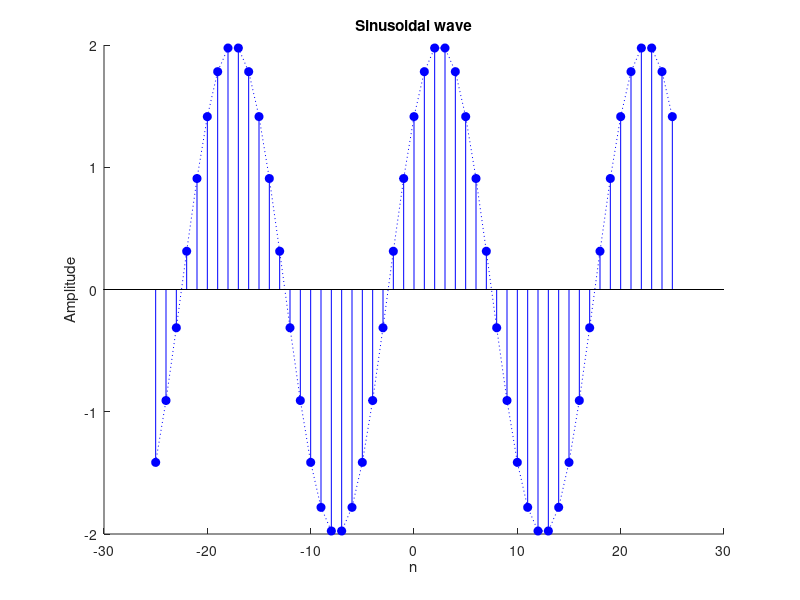

MATLAB code to generate this figure:
%% Experiment - 1
% Example - 5
clc;
clear;
figure;

n = -25 : 25;  % Discrete time index

%% Sinusoidal sequence
F = 10;  % Frequency of the sequence
Fs = 200;  % Sampling frequency
f = F / Fs;  % Normalized frequency
A = 2;  % Amplitude
phi = pi/4;  % Phase shift (radians)
w = 2 * pi * f;  % Angular frequency (radians)
x = A * sin(w * n + phi);  % Sinusoidal sequence

hold on;
plot(n, x, 'b:')
stem(n, x, 'b', 'filled')
hold off;
title('Sinusoidal wave')
xlabel('n')
ylabel('Amplitude')
